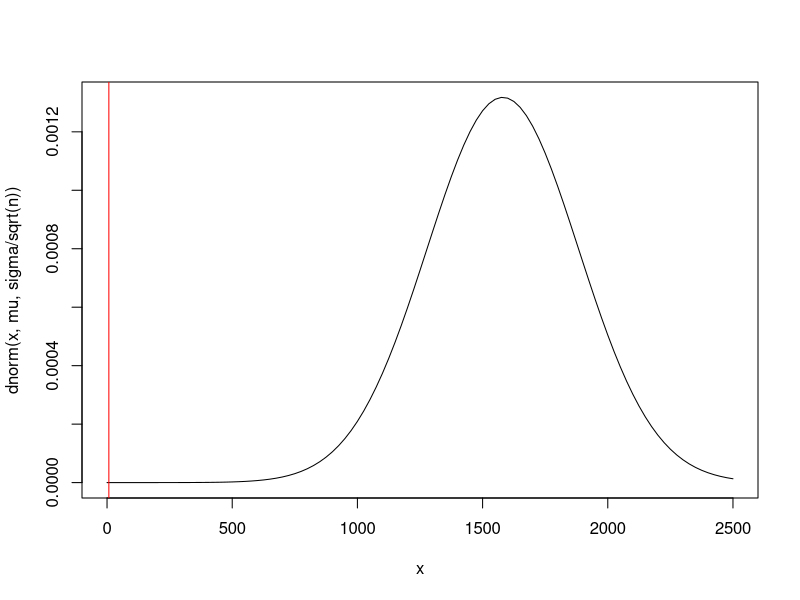
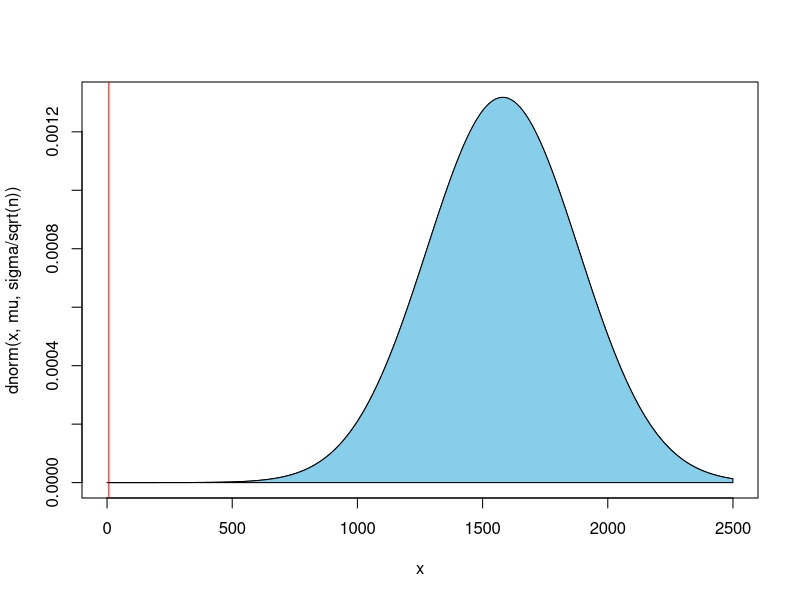
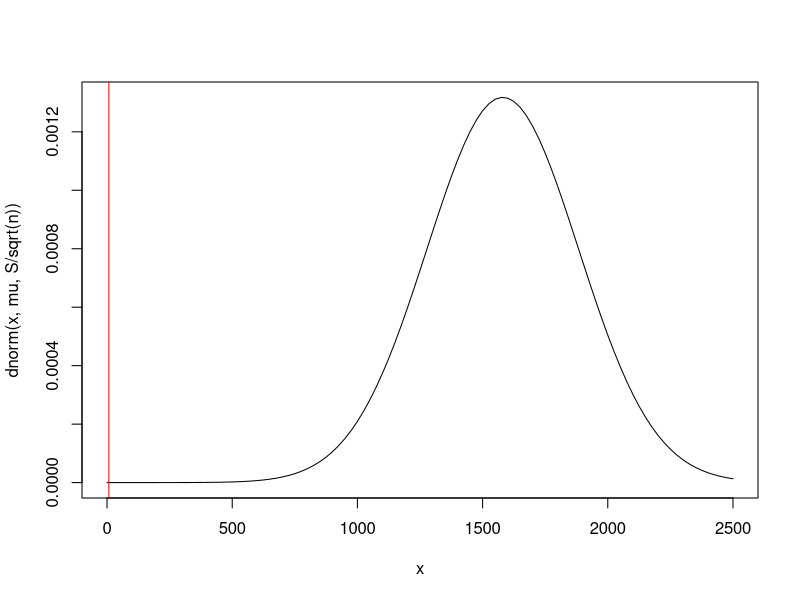
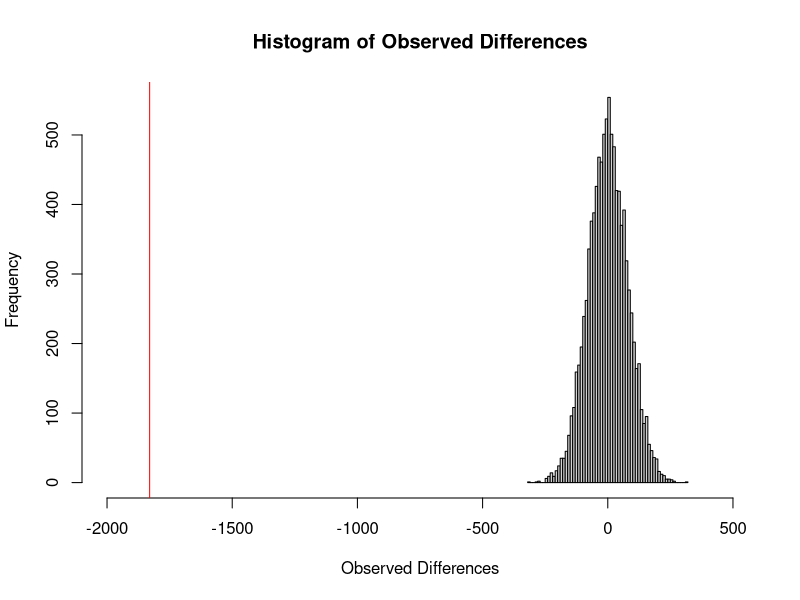
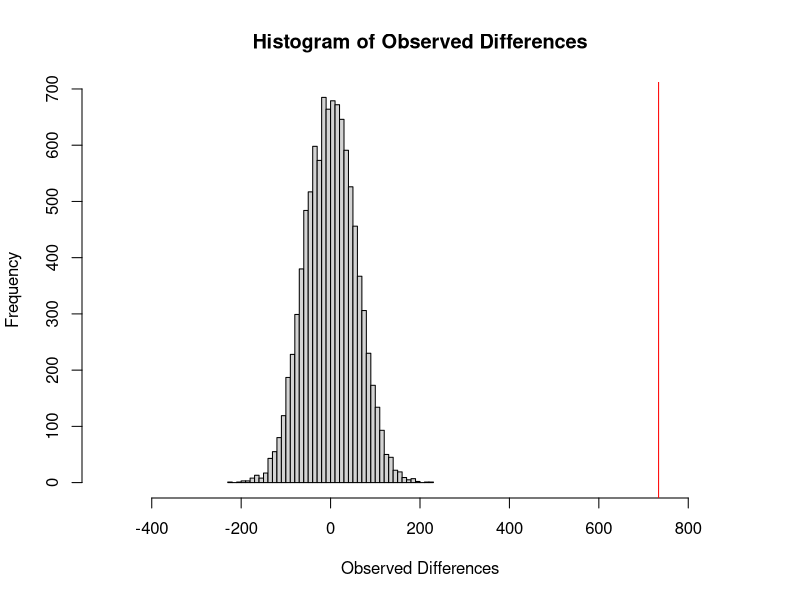
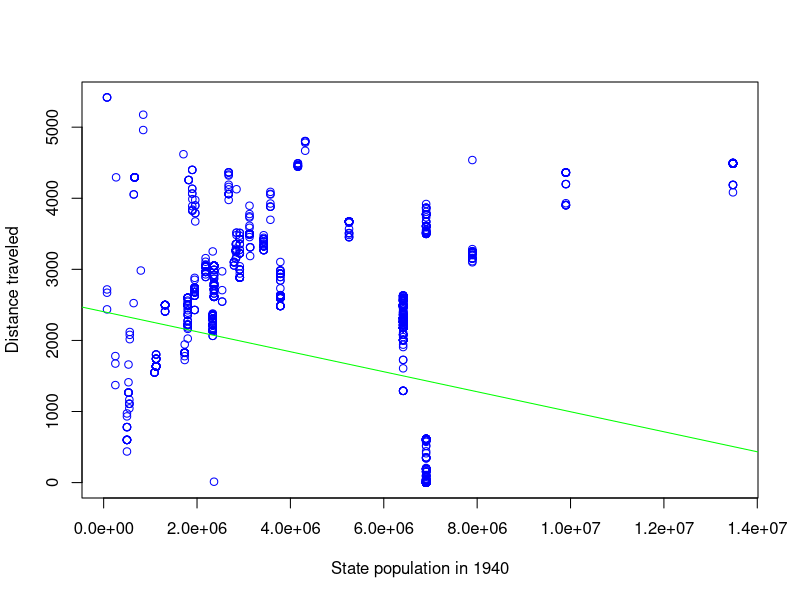
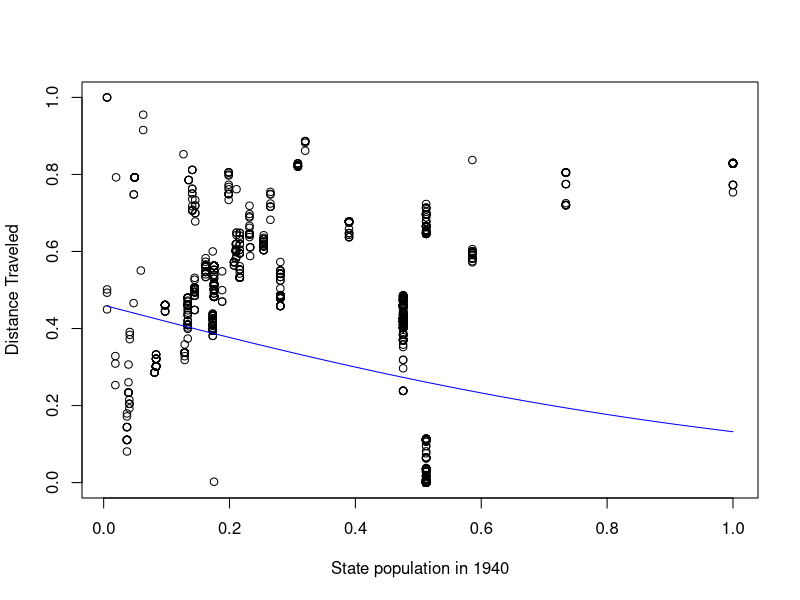
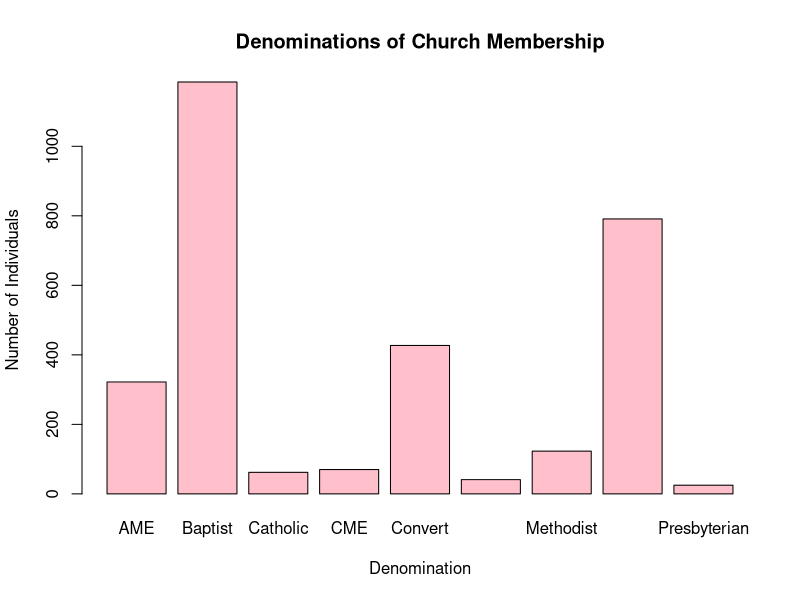

The R script that drew these images, in order: (Note: this script raises an error after producing the figures.)
#Title: Math 23c Final Project
#Written by: Ben Dreier and Michael Cheng
#Date: May 14, 2019
#Sources: Scripts from Paul Bamberg, data from Cori Tucker-Price
#PLEASE DO NOT DISTRIBUTE THIS DATASET—MY PROCTOR PLANS TO PUBLISH THIS IN A BOOK AND DOES NOT WANT THIS DATA RELEASED PUBLICLY
#Have a great summer! =)

#Master outline/grading checklist

#DOES THE DATASET MEET THE REQUIRED DATASET STANDARDS??
#1- dataframe: yes, we have a .csv file with columns and rows
#2- yes, name, street name, city, former church, and hometown are all categorical columns, and several logical columns are made throughout this data analysis
#3- yes, we used a python script to add two numerical columns: 1st, distance of hometown from LA; 2nd, population of home state in 1940
#4-yes, there are over 3000 rows representing over 3000 church members

#DOES THE DATASET MEET THE REQUIRED GRAPHICAL DISPLAY STANDARDS?
#1- yes, see section 5 for bar plot
#2- yes, see section 2 for histograms (also in other places)
#3- 
#4- yes, see contingency table in section 1

#DOES THE DATASET MEET THE REQUIRED ANALYSIS STANDARDS?
#1- yes, see permutation test in sections 2, 3
#2- yes, p-values are used throughout this project, including in sections 2 and 3
#3- yes, see contingency table in section 1
#4- yes, see section 2 for a comparison

#WHAT BONUS POINTS HAVE WE ACHIEVED?
#2- Yes, our dataset has over 3000 individuals, a very large dataset. If you look in Section 2, we actually take samples from the population there.
#3- See one-page document on ethical issues related to collection of data in attached files.
#8- See Section 1 for convincing demonstration of a relationship that might not have been statistically significant but turns out to be so, also in Section 2
#9- See Section 4 or 5; state population may have been statistically significant but in fact does not seem to correlate with anything
#12- See Section 2 for a permutation test that works better than classical methods
#14- See Section 4 for a use of linear regression
#15- See Section 4 for calculation and display of a logistic regression curve
#16- See Section 4 for an appropriate use of correlation
#20- See Section 2 for calculation of a confidence interval
#22- Ben and Michael are two people; the team has exactly two members! =)

#Note that this is organized by section. 
#Also, section 5 has some of the most interesting analysis because it compares statistics by church denomination. highly suggest you go there! :)

#SECTION 0: LOADING THE DATA FILE AND BASIC ANALYSIS
#install.packages("ggplot2") Make sure to install ggplot2 once
library("ggplot2")

#First, let's load the data file. Let M be the data file.
M <- read.csv("MembershipEdited.csv"); head(M) #notice that the original file was edited to add two numeric columns using a Python script since the original file did not have any numeric columns and was simply a list of members
#BONUS POINT 2: notice that our dataset has over 3,000 individuals. This is definitely a data set so large it can be used as a population from which samples are taken, see section 2 for actual samples from the population
#Ben wrote a python script, distancegetter.py, that gets the distance of each hometown from LA (aka how far an individual moved to LA) and their home state's population

#Note: since certain individuals' Hometowns did not have data associated with them, those individuals have been deleted for the sake of this analysis. 
#Less than 0.3% of individuals were deleted; I deleted Ritta Penden, Susan Fleming, John Hunt, George H. Jones, Wilfred Wein, Coxdelia Marshall, and Melvin Johnson since their hometowns either did not exist or had no data according to the API
#Since these individuals represent less than 0.3% of the total number of individuals, which is over 3000, this should not meaningfully impact our data

#SECTION 1: Hometown analysis WITH A CONTINGENCY TABLE
#MEETS REQUIRED ANALYSIS 3 AND BONUS POINT 8.
#Is having a hometown that isn't Los Angeles correlated with being a Convert from another/no religion?
#My hypothesis: In theory, it could make sense because people who moved from further away towns might have joined the church in search of community, then converted religions
#While people originally from LA already had a community from growing up there; or another factor could dominate

#First, let's find out the number of people from LA and the number of converts
HomeLA <- which(M$Hometown == "Los Angeles, CA"); HomeLA #People with hometowns LA
length(HomeLA) #Los Angeles, CA has 1,232
HomeNotLA <- which(M$Hometown != "Los Angeles, CA"); HomeNotLA #All people who were not from LA 
length(HomeNotLA) #Not LA has 1,814
ConvertsA <-which(M$Former.Church == "Convert"); ConvertsA #All the converts
length(ConvertsA) #427 converts
NotConverts <-which(M$Former.Church != "Convert"); NotConverts #All the non-converts
length(NotConverts) #2,619 non-converts

#Second, let's make some logical columns
LA <- M$Hometown == "Los Angeles, CA"
Converts <- M$Former.Church == "Convert"
HomeR <- data.frame(LA, Converts) #make a dataframe with just the logical columns

#Now let's build a contingency table #NOTICE THATTHIS MEETS REQUIRED GRAPHICAL DISPLAY CRITERIA 4
tbl <- table(HomeR$LA,HomeR$Converts); tbl
#Looking at the table, there are 1811 who are not originally from LA and aren't converts; 3 who are not originally from LA and are converts; 808 originally from LA who are not converts, and 424 originally from LA who are converts

#Now let's compare this with what the table would look like if Hometown and Convert status were independent
tbl #our actual table
Expected <- outer(rowSums(tbl), colSums(tbl))/sum(tbl); Expected #evidently, the tables are pretty different!!
#In particular, the value for not originally from LA and is converts is much lower in the actual table compared to the expected table

#These tables look quite different. Is the difference significant? Let's use the chi-squared test and see.
chisq.test(HomeR$LA,HomeR$Converts)
#The p-value is incredibly tiny, at below 2.2 * 10^-16, and the odds this arose by chance is less than 1 in a quadrillion; since the p-value is far less than 0.05 we reject the null hypothesis
#Therefore, having a Hometown of LA is very correlated with being a Convert to Christianity, which completely goes against the theory I laid out earlier
#It appears that having a hometown that isn't LA is very correlated against being a Convert to Christianity
#In other words, almost everyone who joined the People's Independent Church of Christ who was not originally from LA was already a Christian; but according to the table roughly 1/3 of people with hometown LA were Converts to Christianity—a very, very interesting finding!! 
#Not quite sure why this is, but perhaps the Church was very appealing to people who were already Christians moving in from out of state
#It makes sense that most migrants traveling west would be churched folk because that kind of migration was based on social networks and their faith sustained them during the journey. that's one hypothesis
#Quote from Proctor on significance of this: It tells me that the church was able to pull in people from LA with no religious affiliation at a time (WWII) when people were looking for resources and help.  The church was taken over by the second pastor (Clayton Russell) at this point.  He was the first black preaching radio broadcaster on the West Coast and lived a celebrity lifestyle.  So I know that the church was a big draw for migrants and local Angelenos.   But the fact that non churched people in LA were joining at such a high rate proves larger claims about the church’s significance.

#Earning Bonus Point 8
#This relationship between having a hometown of Los Angeles and being a Convert to Christianity was not apparent at all—my hypothesis at the beginning was totally wrong. But evidently, this relationship is very strong considering 424 of the 427 converts were from LA despite the fact that 1,814 of the 3,046 church members had a non-LA hometown.
#Therefore, this is a convincing relationship that might not have looked statistically significant but turns out to be so.

#END REQUIRED ANALYSIS 3 AND BONUS POINT 8
#END SECTION 1

#SECTION 2: Comparing distances for converts and non-converts with CLT, permutation tests
#BONUS POINTS 2, 12, 20, 8 (done again)
#REQUIRED ANALYSIS 1,3
#After conducting a contingency table analysis of the differences between converts and non-converts, let's figure out whether this difference is reality using standard deviations and confidence intervals
#Let's look at the mean distance migrated for the total population and compare the mean distance migrated for the Converts, and see if this is a statistically significant difference
km <- M$Distance/1000; km #convert our distances from meters to km

mu <- mean(km); mu #mean distance migrated from hometown for full population is 1580.57 km. Remember that someone whose hometown was LA who still lives in LA counts as zero!
sigma <- sd(km); sigma #standard deviation 1513.49 km
migD <- sum(km * (M$Former.Church == "Convert"))/sum((M$Former.Church == "Convert")); migD #mean distance migrated for Converts is 7.26 km
#How likely is it that the discrepancy between mean distance migrated for Converts and the full population arose by chance?

#Approach #1 
#The CLT says that if we draw a sample of size n from the total population,
#the mean will be 1580.57 km, the SD will be sigma/sqrt(n), the distribution normal
n = 25 #draw samples of size 25
curve(dnorm(x, mu, sigma/sqrt(n)), from = 0, to = 2500)
abline(v = migD, col = "red")     #our mean distance for converts looks good, it's on the far left tail
pnorm(migD, mu, sigma/sqrt(n), lower.tail = FALSE) #and notice that an average distance greater than ours should arise roughly 100% of the time
#BONUS POINT 2: notice how we drew samples from the total population here! This was possible because of how large our dataset is, with over 3000 entries

#Here is a way to shade some of the area
xpoints <- c(migD,seq(migD,2500,1),2500) #define polygon to shade
ypoints <- c(0,dnorm(seq(migD,2500,1), mu, sigma/sqrt(n)),0) 
curve(dnorm(x, mu, sigma/sqrt(n)), from = 0, to = 2500)
abline(v = migD, col = "red")
polygon(xpoints,ypoints,col="skyblue") #notice that virtually the entire graph is sky blue, this visually demonstrates how virtually every other outcome would be more likely than the one we got if the distance traveled for Converts was random

#Approach 2
#Equivalent approach - create a statistic whose distribution is N(0,1)
#In the days of printed statistical tables, this was a good idea.
Z = (migD-mu)/(sigma/sqrt(n)); Z 

#Calculate the probability of a sample mean as extreme as what we observed
PValue <- pnorm(Z, lower.tail = FALSE); PValue   #same result, the probability of a sample mean greater than our sample mean is 1

#Alternatively, we can assume that we do not know the LA-side wigma
#If we use our sample standard deviation S, we create a t statistic.
#Studentize the data, using S instead of the national sigma.
S <- sd(km); S
t = (migD-mu)/(S/sqrt(n)); t 
PValue <- pt(t, df = n-1, lower.tail = FALSE); PValue
#the p-value is pretty much the same at p = 1; it's virtually certain that if you generated random sample means you'd get a higher mean than our actual mean for Converts
curve(dnorm(x, mu, S/sqrt(n)), from = 0, to = 2500)
abline(v = migD, col = "red")     #our mean score looks really good

#For n this large, the t distribution is essentially standard normal
t = (migD-mu)/(sigma/sqrt(n)); t 
PValue <- pt(t, df = n-1, lower.tail = FALSE); PValue #about the same P-value as earlier result

#BONUS POINT 20: I calculated a confidence interval here!

#notice that the lower end of the confidence interval is 955.83
L <- mean(km) + qt(0.025, n-1) * sd(km)/sqrt(n); L
#and the higher end of the confidence interval is 2205.31
H <- mean(km) - qt(0.025, n-1) * sd(km)/sqrt(n); H

#So if the distance migrated from one's hometown followed a normal distribution, then the 95% confidence interval for the distance migrated would be [955.83,2205.31]
#But because actual distance migrated from one's hometown for Converts to Christianity is just 7.26, FAR outside the actual confidence interval, we know that this probably did not arise by chance
#In other words, I have shown more quantiatively than Section 1 that Converts are likely to have migrated a much lower distance, and that this difference is statistically significant.

#BONUS POINT 8: Again, this shows the same relationship as in Section 1 and how it did not arise randomly. The statistical difference the mean distance traveled for Converts and the mean distance traveled for all people at this Church is clear

#finally, let's try a permutation test
#Now let's do a permutation test
isConvert <- M$Former.Church == "Convert"; isConvert
N <- 10000
diffs <- numeric(N)
for(i in 1:N){
  Samp <- sample(isConvert); Samp #permuted isBaptist column
  disConverts <- sum((km) * (Samp == TRUE))/sum(Samp == TRUE); disConverts
  dOthers <- sum((km) * (Samp == FALSE))/sum(Samp == FALSE); dOthers
  diffs[i] = disConverts - dOthers #as likely to be negative or positive
}
mean(diffs) #should be close to zero, this is indeed near zero
hist(diffs, breaks = "FD", xlim = c(-2000,500), xlab = "Observed Differences", main = "Histogram of Observed Differences") #now display the observed difference on the histogram

other <- sum(km * (M$Former.Church != "Convert"))/sum((M$Former.Church != "Convert")); other
observed <- migD - other ; observed #observed difference between mean for Converts and non-Convert; this is -1829 km
abline(v = observed, col = "red") #notice that the observed difference is very far off from the random simulations
#what is the probability that a difference this large could have arisen with a random subset?
pvalue <- (sum(diffs >= observed)+1)/(N+1); pvalue #notice that the p-value is about 1, so the probability of randomly exceeding the actual value is 100%; so it is extremely unlikely that this difference arose by chance
#evidently, the difference between Converts and non-Converts probably did not arise randomly, as there is a 100% chance that a random simulation would have a difference of lesser magnitude than the actual difference seen
#compared to the confidence interval analysis above, we actually have a concrete probability that this happened by chance and know more than just the fact that the actual result is outside the confidence interval 

#BONUS POINT 12: This is an example of a permutation test working much better than classical methods. Using this permutation test, we have shown that the difference probably did not arise out of random chance and is statistically significant. But with classical methods like CLT/standard deviation, it is harder to know whether the difference happened randomly/not randomly. Therefore, this permutation test works better than classical methods in demonstrating the statistical significance of Baptists and distance traveled.
#REQUIRED ANALYSIS 3: This is a clear comparison of a CLT analysis with a simulation, permutation test
#END SECTION 2

#SECTION 3: Permutation test with Baptists
#Looking at the dataset, we have a lot of Baptists! Now I want to figure out whether being a Baptist is correlated at all with Distance Traveled using a Permutation test

#the following code creates a column that is True if an individual was Baptist before joining the People's Independent Church of Christ, false otherwise (defined as their church having the word Baptist in it)
Churches <- (M$Former.Church); Churches #column of all individuals churches
Denoms <- c("Baptist", "Methodist", "AME", "Episcopal", "CME", "Presbyterian", "Catholic") # Enumerate some words pointing to church denomination
# Function to get which churches contain which denomination strings
whichContain <- function(ch, dn){
  denoms <- rep("", length(ch))
  i <- 1
  for(c in ch){
    for(d in dn){
      #Check if the church has the denomination
      if( is.na(grepl(d, c)) ){break}
      if( grepl(d, c) ){
        denoms[i] = paste(denoms[i], d);
      }
    }
    i <- i + 1
  }
  return(denoms)
}
WhichDenoms <- whichContain(Churches, Denoms)
isBaptist <- WhichDenoms == " Baptist"; isBaptist #true if an individual is Baptist

sum(isBaptist) #so we have 1,185 baptists; out of 3,046 individuals this is a lot

km <- M$Distance / 1000 #divide distance by 1000 to get distance in km
mean(km) #mean distance for all Individuals is 1580.57 km
median(km) #median distance for all Individuals is 2137 km

#Calculate the observed Distance Traveled for Baptists and non-Baptists
dBaptists <- sum((km) * (isBaptist == TRUE))/sum(isBaptist == TRUE); dBaptists #average distance for Baptists is 2028.802 km
dOthers <- sum((km) * (isBaptist == FALSE))/sum(isBaptist == FALSE); dOthers #average distance for non-Baptists is 1295.159 km
observed <- dBaptists - dOthers; observed #on average, Baptists traveled 733.64 km farther than non-Baptists
 
#Now let's do a permutation test
N <- 10000
diffs <- numeric(N)
for(i in 1:N){
  Samp <- sample(isBaptist); Samp #permuted isBaptist column
  dBaptists <- sum((km) * (Samp == TRUE))/sum(Samp == TRUE); dBaptists
  dOthers <- sum((km) * (Samp == FALSE))/sum(Samp == FALSE)
  diffs[i] = dBaptists - dOthers #as likely to be negative or positive
}
mean(diffs) #should be close to zero, this is indeed near zero
hist(diffs, breaks = "FD", xlim = c(-500,900), main = "Histogram of Observed Differences", xlab = "Observed Differences") #now display the observed difference on the histogram
abline(v = observed, col = "red") #notice that the observed difference is very far off from the random simulations
#what is the probability that a difference this large could have arisen with a random subset?
pvalue <- (sum(diffs >= observed)+1)/(N+1); pvalue #notice that the p-value is about 0.0001, which is far less than 0.05 (our typical threshold for signifiance). Therefore, the difference between Distance traveled for Baptists and non-Baptists is statistically significant. It is incredibly unlikely that it arose by chance.
#for whatever reason, Baptists at the People's Independent Church migrated from further distances than non-Baptists, on aveage 733.64 km further. This difference did not occur by random chance.

#END SECTION 3

#SECTION 4: Is there a relationship between distance traveled and state population?
#BONUS POINTS: 9, 14, 15, 16

#Let's try to analyze our only two numeric columns, distance traveled and state population
#Is there some kind of relationship between traveling from a farther away state and coming from a larger or smaller state?
km <- M$Distance/1000; km #convert our distances from meters to km
plot(km ~ M$State.Population, col = "blue", xlab = "State population in 1940", ylab = "Distance traveled") #here is a scatter plot comparing distance migrated with state population
mod <- lm(km ~ M$State.Population); mod #we found the regression line; apparently Distance Traveled to LA = -1.407*10^4 * (State population) + 2.404*10^3

#BONUS POINT 14! used linear regression
abline(mod, col = "green") #now let's add the regression line 
#according to this regression line, the larger a migrant's state population, the less distance they traveled to LA
#So migrants from smaller states were far more likely to travel longer distances to LA; perhaps reflecting lower populations in the Northeast/Midwest in 1940?
#However, this relationship might not be statistically significant.
summary(mod) #Multiple R squared is 0.05, adjusted R squared is 0.05
#Evidently, our R squared value is about 0.05, indicating a very inaccurate regression line. Our regression line only explains about 5% of the variability of the response data around its mean, indicating a very weak correlation. distance traveled and state population in 1940 don't seem to be correlated well with each other, but let's use correlation to verify!

#BONUS POINT 16! used correlation here.
#Now let's look at the correlation
res <- cor(km, M$State.Population); res
round(res,2) #our correlation is -0.22. Since our correlation is negative, an increase in state population predicts a decrease the distance traveled. However, again this is a very weak correlation. There may not be a real relationship between the variables 

#BONUS POINT 15! logistic regression
#let's try to use a logistic regression to model Distance Traveled as a function of State Population. Note that we need to normalize these variables between 0 and 1, so I divided each variable by its maximimum value in the dataset
pop <- M$State.Population/max(M$State.Population)
k <- km/max(km)
plot(pop, k, xlab = "State population in 1940", ylab = "Distance Traveled") #here's another plot 

#Start with minus the log of the likelihood function from Paul's code
MLL<- function(alpha, beta) {
  -sum( log( exp(alpha+beta*pop)/(1+exp(alpha+beta*pop)) )*k
        + log(1/(1+exp(alpha+beta*pop)))*(1-k) )
}

#R has a function that will maximize this function of alpha and beta
#install.packages("stats4")   #needs to be run at most once
library(stats4)
results<-mle(MLL, start = list(alpha = 0, beta = 0)) #an initial guess is required
results@coef #alpha = -0.158, beta = -1.725 are the parameters for our logistic regression curve
curve( exp(results@coef[1]+results@coef[2]*x)/ (1+exp(results@coef[1]+results@coef[2]*x)),col = "blue", add=TRUE) #the blue line is the logistic regression curve
#The logistic regression curve does not look terrible, but considering how low our correlation was earlier it is unlikely that there is a substantial correlation between distance traveled and state population in 1940

#BONUS POINT 9! Evidently, there could have been a relationship between state population and distance traveled, but our analysis indicates that there is likely no significant relationship after all. Therefore, this relationship turns out to be statistically insignificant.

#END SECTION 4

#SECTION 5: Distances traveled and population of state by church denomination
#another example of bonus point 9
#Continuing from Section 3, let's analyze the average distances traveled for all major church denominations

#the following code creates a column that is True if an individual was a certain denomination before joining the People's Independent Church of Christ, false otherwise (defined as their church having a certain word in it)
Churches <- (M$Former.Church); Churches #column of all individuals churches
Denoms <- c("Baptist", "Methodist", "AME", "Episcopal", "CME", "Presbyterian", "Catholic") # Enumerate some words pointing to church denomination
# Function to get which churches contain which denomination strings
whichContain <- function(ch, dn){
  denoms <- rep("", length(ch))
  i <- 1
  for(c in ch){
    for(d in dn){
      #Check if the church has the denomination
      if( is.na(grepl(d, c)) ){break}
      if( grepl(d, c) ){
        denoms[i] = paste(denoms[i], d);
      }
    }
    i <- i + 1
  }
  return(denoms)
}
WhichDenoms <- whichContain(Churches, Denoms)
isBaptist <- WhichDenoms == " Baptist"; isBaptist #true if an individual is Baptist
isMethodist <- WhichDenoms == " Methodist"; isMethodist
isAME <- WhichDenoms == " AME"; isAME
isEpiscopal <- WhichDenoms == " Episcopal"; isEpiscopal
isCME <- WhichDenoms == " CME"; isCME
isPresbyterian <- WhichDenoms == " Presbyterian"; isPresbyterian
isCatholic <- WhichDenoms == " Catholic"; isCatholic

numBap <- sum(isBaptist); numBap #so we have 1,185 baptists; out of 3,046 individuals this is a lot
numMeth <- sum(isMethodist); numMeth #123 Methodists
numAME <- sum(isAME); numAME #322 AMEs/ African Methodists
numEp <- sum(isEpiscopal); numEp #41 Episcopals
numCME <- sum(isCME); numCME #70 CMEs
numPres <-sum(isPresbyterian); numPres #25 Presbyterians
numCat <- sum(isCatholic); numCat #62 Catholics
numC <- sum(M$Former.Church == "Convert"); numC #427 Converts (same method as Section 1)
#So our algorithm accounts for 2,255 of the 3,046 individuals in our dataset. This is pretty good for just a word search!
other <- 3046 - sum(numBap, numMeth, numAME, numEp, numCME, numPres, numCat, numC); other #791 other denominations

#Let's make a vector of all the individuals' denominations and graph them
des <- c(rep("Baptist", numBap), rep("Methodist", numMeth), rep("AME", numAME), rep("Episcopal", numEp), rep("CME", numCME), rep("Presbyterian", numPres), rep("Catholic", numCat), rep("Convert", numC), rep("Other", other)); des
table(des) #look at our cute little table!
barplot(table(des), col = "pink", xlab = "Denomination", ylab = "Number of Individuals", main = "Denominations of Church Membership") #note: you may need to resize your window to get all of the labels to show
#THIS BARPLOT IS REQUIRED GRAPHICAL DISPLAY 1

Converts <- M$Former.Church == "Convert"

#Now let's look at average distance traveled by church denomination, remembering that 0 km = from LA
disB <- sum(isBaptist * km)/sum(isBaptist); disB #2028.80 km for Baptists
disM <- sum(isMethodist * km)/sum(isMethodist); disM #2581.766 km for Methodists
disA <- sum(isAME * km)/sum(isAME); disA #2087.33 km for AME
disE <- sum(isEpiscopal * km)/sum(isEpiscopal); disE #2234.66 km for Episcopal
disCM <- sum(isCME * km)/sum(isCME); disCM #1894.95 km for CME
disP <- sum(isPresbyterian * km)/sum(isPresbyterian); disP #2041.20 km for Presbyterians
disCA <- sum(isCatholic * km)/sum(isCatholic); disCA #802.37 km for Catholics
disC <- sum(Converts * km)/sum(Converts); disC #7.26 km for Converts
disO <- sum((!isBaptist & !isMethodist & !isAME & !isEpiscopal & !isCME & !isPresbyterian & !isCatholic & !Converts) * km)/ sum((!isBaptist & !isMethodist & !isAME & !isEpiscopal & !isCME & !isPresbyterian & !isCatholic & !Converts)); disO #1381.13 km for others

#Let's make a graph of the distances. For the purposes of making a barplot, I'm rounding the distances to the nearest whole number
dis <- c(rep("Baptist", disB), rep("Methodist", disM), rep("AME", disA), rep("Episcopal", disE), rep("CME", disCM), rep("Presbyterian", disP), rep("Catholic", disCA), rep("Convert", disC), rep("Other", disO)); dis
table(dis) #look at our cute little table!
barplot(table(dis), col = "orange", xlab = "Denomination", ylab = "Average Distance Traveled to LA (km)", main = "Average Distance Traveled to LA (km) by Denomination") #note: you may need to resize your window to get all of the labels to show
#We knew about Converts from Section 1, but notice how Catholics did not migrate very far either compared to the other denominations

#Finally, let's look at average home state population by denomination
pB <- sum(isBaptist * M$State.Population)/sum(isBaptist); pB #5476799 for Baptists
pM <- sum(isMethodist * M$State.Population)/sum(isMethodist); pM #5072736 for Methodists
pA <- sum(isAME * M$State.Population)/sum(isAME); pA #5060682 for AME
pE <- sum(isEpiscopal * M$State.Population)/sum(isEpiscopal); pE #6310050 for Episcopal
pCM <- sum(isCME * M$State.Population)/sum(isCME); pCM #5022214 for CME
pP <- sum(isPresbyterian * M$State.Population)/sum(isPresbyterian); pP #4982980 for Presbyterians
pCA <- sum(isCatholic * M$State.Population)/sum(isCatholic); pCA #68705221 for Catholics
pC <- sum(Converts * M$State.Population)/sum(Converts); pC #6906233 for Converts
pO <- sum((!isBaptist & !isMethodist & !isAME & !isEpiscopal & !isCME & !isPresbyterian & !isCatholic & !Converts) * M$State.Population)/ sum((!isBaptist & !isMethodist & !isAME & !isEpiscopal & !isCME & !isPresbyterian & !isCatholic & !Converts)); pO #6270838 for others

#Let's make a graph of the average home state populations
p <- c(rep("Baptist", pB), rep("Methodist", pM), rep("AME", pA), rep("Episcopal", pE), rep("CME", pCM), rep("Presbyterian", pP), rep("Catholic", pCA), rep("Convert", pC), rep("Other", pO)); p
table(p) #look at our cute little table!
barplot(table(p), col = "green", xlab = "Denomination", ylab = "Average Home State Population", main = "Average Home State Population by Denomination") #note: you may need to resize your window to get all of the labels to show
#It doesn't look like there are many clear differences by denomination
#BONUS POINT 9: here's another relationship that might have been statistically significant, but are not so

#END SECTION 5




# Ben's work

# Let's talk churches. It looks like there are 759 unique churches listed here:
Churches <- unique(M$Former.Church); Churches

# Enumerate some words pointing to church denomination
Denoms <- c("Baptist", "Methodist", "AME", "Episcopal", "CME", "Presbyterian", "Catholic")

# Function to get which churches contain which denomination strings
whichContain <- function(ch, dn){
  denoms <- rep("", length(ch))
  i <- 1
  for(c in ch){
    for(d in dn){
      #Check if the church has the denomination
      if( is.na(grepl(d, c)) ){break}
      if( grepl(d, c) ){
        denoms[i] = paste(denoms[i], d);
      }
    }
    i <- i + 1
  }
  return(denoms)
}

grepl(Denoms[3], Churches[4])

WhichDenoms <- whichContain(Churches, Denoms)

Churches[which(WhichDenoms == "")]

length(Churches)

denoms[3]
